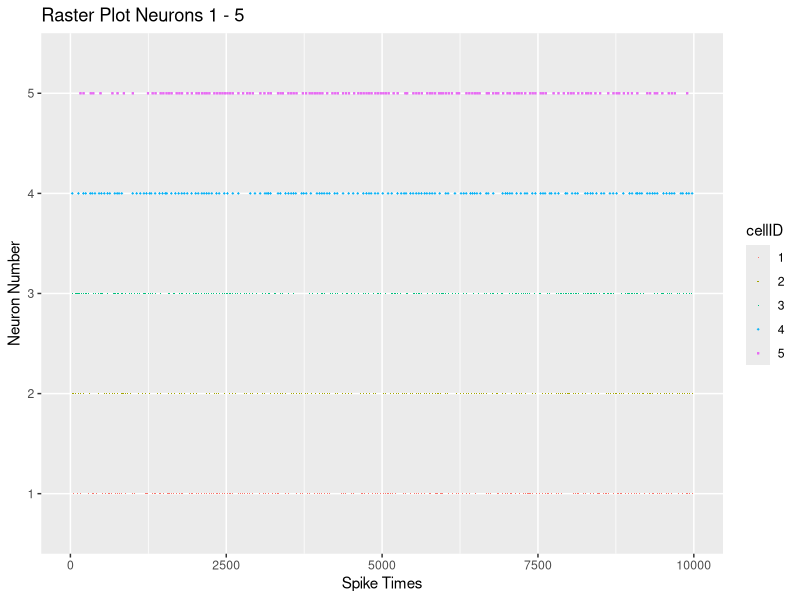
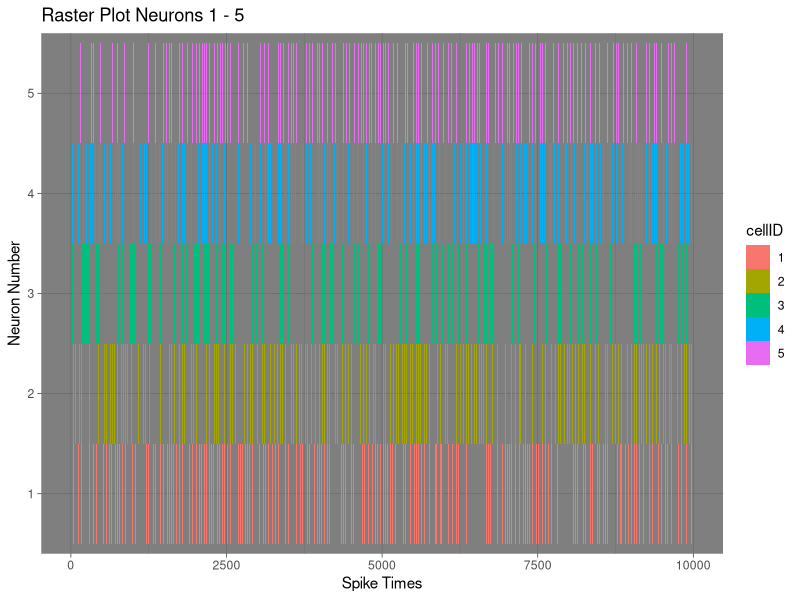
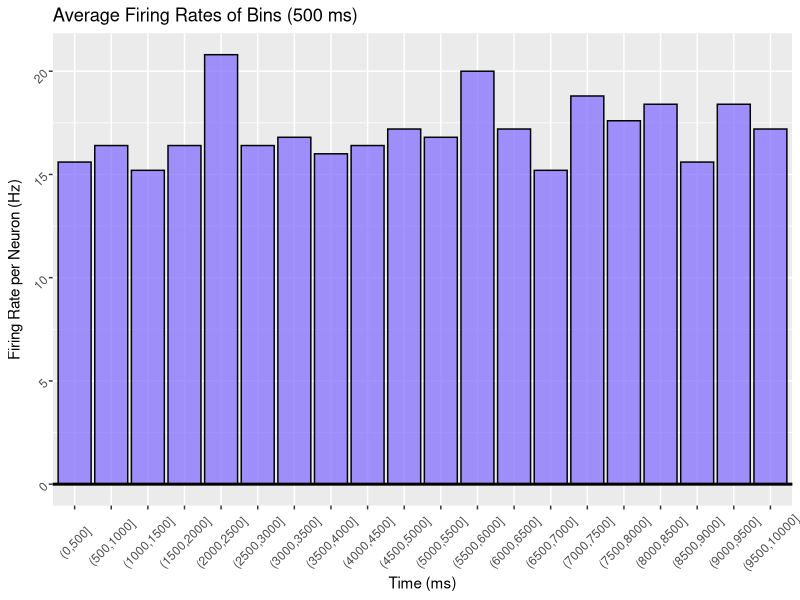
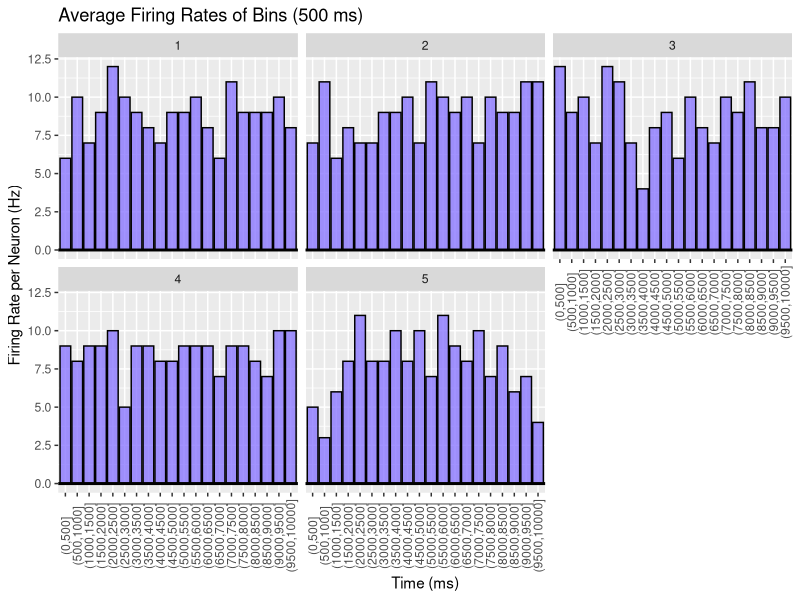
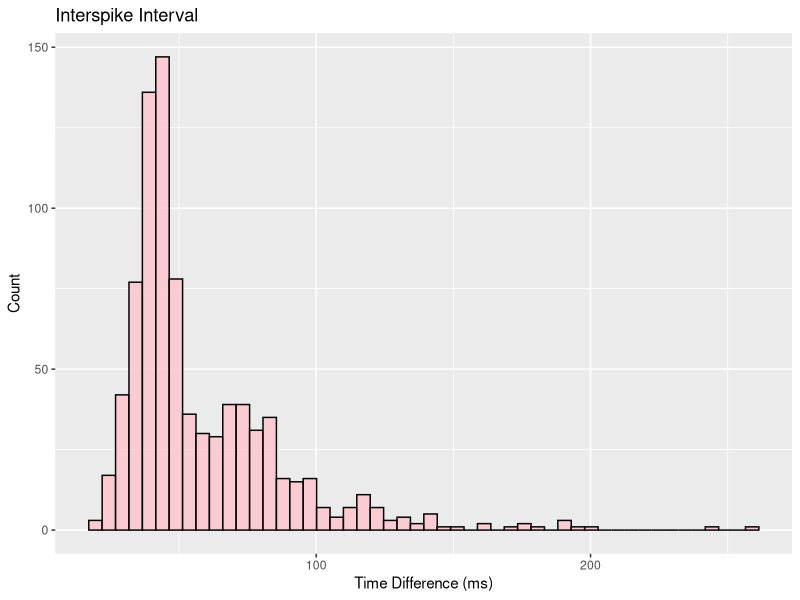
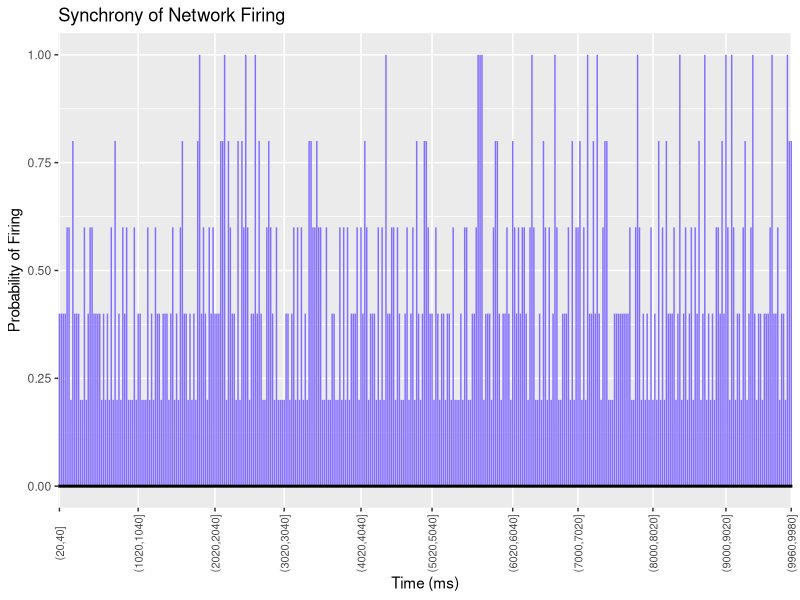
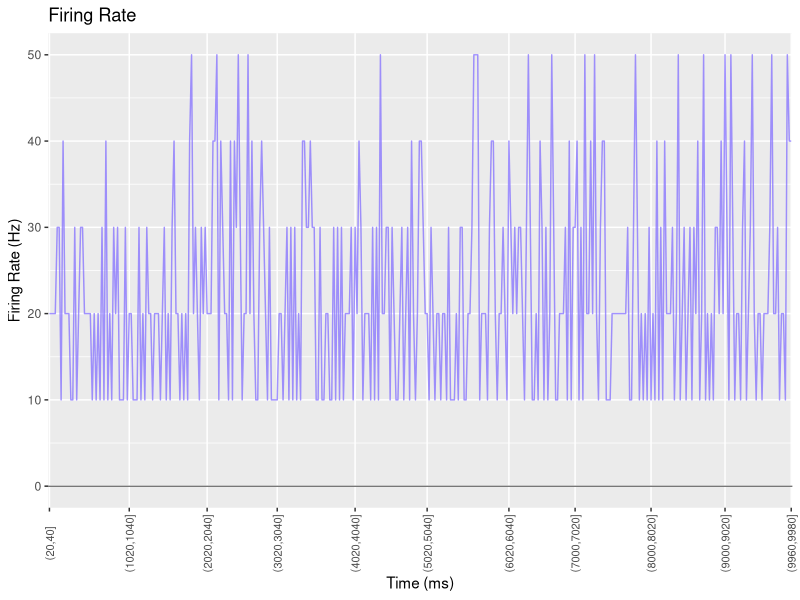

Generate these figures, in order, with R:
# Caroline Cutter
# HW 4: Networks
# Wednesday, January 18, 2022

# -------------------------------- CODE -----------------------------------

# IMPORTS

library("ggplot2")                                   # ggplot2 library
library("tidyverse")                                 # tidyverse library
library("gridExtra")                                 # gridExtra library



setwd("~/Desktop/NSCI Data Science/Lab/Homework/HW 4")

# Initialize data frame --> column 1 = spike times, column 2 = neuron number
allSpikes.df <- data.frame(spikeTimes = NULL, cellID = NULL)


# Read in data frames then bind them to the big one 
spike.df <- read_csv("spikeTime_sim1.csv") %>% mutate(cellID = factor(1)) 
allSpikes.df <- rbind(allSpikes.df, spike.df)
spike.df <- read_csv("spikeTime_sim2.csv") %>% mutate(cellID = factor(2)) 
allSpikes.df <- rbind(allSpikes.df, spike.df)
spike.df <- read_csv("spikeTime_sim3.csv") %>% mutate(cellID = factor(3))
allSpikes.df <- rbind(allSpikes.df, spike.df)
spike.df <- read_csv("spikeTime_sim4.csv") %>% mutate(cellID = factor(4))
allSpikes.df <- rbind(allSpikes.df, spike.df)
spike.df <- read_csv("spikeTime_sim5.csv") %>% mutate(cellID = factor(5))
allSpikes.df <- rbind(allSpikes.df, spike.df)



# --------------------------- WS 4: Networks  ------------------------------


# PART 1: CREATE SOME RASTER PLOTS 

ggplot(data = allSpikes.df) +                               
  geom_point(mapping = aes(x = spikes, 
                          y = cellID,
                          color = cellID,
                          shape = cellID),  
                          size = .1) + 
  ggtitle("Raster Plot Neurons 1 - 5") +                   
  labs(x ="Spike Times", y = "Neuron Number")   




# FAVORITE
ggplot(data = allSpikes.df) +                               
  geom_tile(mapping = aes(x = spikes, 
                          y = cellID,
                          fill = cellID ), 
            width = 15) + 
  ggtitle("Raster Plot Neurons 1 - 5") +                   
  labs(x ="Spike Times", y = "Neuron Number")  + 
  theme_dark()





# *****************************************************************************



# PART 2: CREATE FIRING RATE & ISI PLOT // CALCULATE FF & CV

allSpikes.df


# FIRING RATE PLOT 

spike.data <- data.frame(bin = cut(allSpikes.df$spikes,              # cut spikes to bin variable
                                   breaks = 500*(0:20),              # make 20 breaks of 500 ms
                                   dig.lab = 5) )%>%                 # no scientific notation
                                   group_by(bin) %>%                 # group by bins
                                   summarise(count=n()) %>%          # count spikes in each bin
                                   mutate(frequency = count/(.5* 5)) # add frequency - num spikes / time * N

ggplot(data = spike.data) +                         
  geom_col(mapping = aes(x = bin, y = frequency),
           fill = "slateblue1",
           color = "black",
           alpha = .75 ) +
  geom_hline(yintercept = 0, size = 1, color = "black") +
  ggtitle("Average Firing Rates of Bins (500 ms)") + 
  labs(x ="Time (ms)", y = "Firing Rate per Neuron (Hz)") + 
  theme(axis.text.x = element_text(angle = 45, vjust = .5),    # adjust text
        axis.text.y = element_text(angle = 45))





# FANO FACTOR

spike.fano <- allSpikes.df %>%
  group_by(cellID) %>%
  mutate(bin = cut(spikes,
                       breaks = 250*(0:40),    # make 20 breaks of 500 ms
                       dig.lab = 5)) %>%
  summarise(count = as.vector(table(bin)), bin = as.vector(names(table(bin)))) %>%
  summarize(fano = ( var(count) / mean(count)))

spike.fano
             



# CHECK INDIVIDUAL FANO FACTORS 

spike.check <- allSpikes.df %>%
  group_by(cellID) %>%
  mutate(bin = cut(spikes,
                   breaks = 500*(0:20),
                   dig.lab = 5)) %>%
  count(cellID, bin)


ggplot(data = spike.check) +                         
  geom_col(mapping = aes(x = bin,y = n ),
           fill = "slateblue1",
           color = "black",
           alpha = .75 ) +
  geom_hline(yintercept = 0, size = 1, color = "black") +
  facet_wrap(~cellID) + 
  ggtitle("Average Firing Rates of Bins (500 ms)") + 
  labs(x ="Time (ms)", y = "Firing Rate per Neuron (Hz)") + 
  theme(axis.text.x = element_text(angle = 90, vjust = .5))







# ISI PLOT 

spike.differences <- allSpikes.df %>%
  group_by(cellID) %>%
  summarize(difference = diff(spikes))


ggplot(data = spike.differences) +                               
  geom_histogram(mapping = aes(x = difference ),      # create histogram with sp1
                 bins = 50,                           # change bins
                 color ="black",                      # design graph
                 fill ="pink",                   
                 alpha =  .75) +                   
  ggtitle("Interspike Interval") +                   
  labs(x ="Time Difference (ms)", y = "Count")       





# CV 



CV <- sd(spike.differences$difference) / mean(spike.differences$difference)
CV  # CV = 0.5096443






# *****************************************************************************


# QUESTION 3: Synchronous 


min(spike.differences$difference)    # find min bin width = 20.34 
                                     # SO, bin width 20 & none will be the same




spike.probability <- data.frame(bin = cut(allSpikes.df$spikes,  # cut spikes to bin variable
                                   breaks = 20*(0:500),         # make 500 breaks of 20 ms
                                   dig.lab = 5) )%>%            # no scientific notation
              group_by(bin) %>%                                 # group by bins
              summarise(count=n()) %>%                          # count spikes in each bin
              mutate(probability = count / 5)  %>%
              mutate(firing.rate = probability / (.02))           # probability / seconds



# Synchrony Column Graph 

ggplot(data = spike.probability) +                         
  geom_col(mapping = aes(x = bin, y = probability),
           fill = "slateblue1",
           color = "slateblue1",
           alpha = .75,
           width = .001) +
  geom_hline(yintercept = 0, size = 1, color = "black") +
  ggtitle("Synchrony of Network Firing") + 
  labs(x ="Time (ms)", y = "Probability of Firing") + 
  theme(axis.text.x = element_text(angle = 90, vjust = .5, size = 8)) +
  scale_x_discrete(breaks = c("(20,40]","(1020,1040]","(2020,2040]","(3020,3040]",
                            "(4020,4040]","(5020,5040]", "(6020,6040]", "(7000,7020]",
                            "(8000,8020]", "(9000,9020]", "(9960,9980]"))



# Synchrony Line graph 

ggplot(data = spike.probability) +                         
  geom_line(mapping = aes(x = bin, y = firing.rate, group = 1),
            size = .5,
            color = "slateblue1",
            alpha = .75,) +
  geom_hline(yintercept = 0, size = .25, color = "black") +
  ggtitle("Firing Rate") + 
  labs(x ="Time (ms)", y = "Firing Rate (Hz)") + 
  theme(axis.text.x = element_text(angle = 90, vjust = .5, size = 8)) + 
  scale_x_discrete(breaks = c("(20,40]","(1020,1040]","(2020,2040]","(3020,3040]",
                            "(4020,4040]","(5020,5040]", "(6020,6040]", "(7000,7020]",
                            "(8000,8020]", "(9000,9020]", "(9960,9980]"))
  
 

  